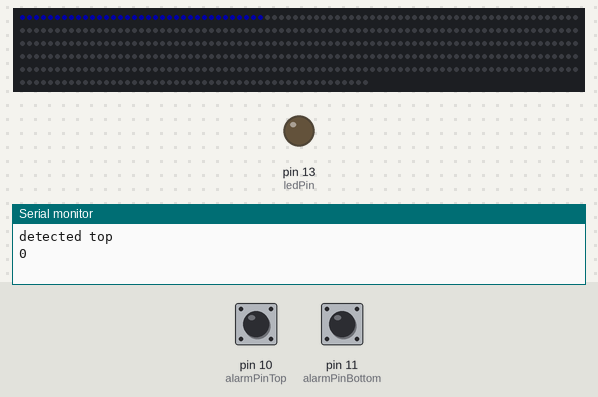
A sketch run on a simulated Arduino Uno, built with avr-gcc and run on an emulated ATmega328P. Parts: 450 RGB LEDs in strip order, left to right, continuing on the next row, output pins drawn as LEDs (lit = HIGH), the last lines printed to the serial monitor. The test bench sets the inputs (shaded band); at power-on: pin 10 (alarmPinTop) HIGH, pin 11 (alarmPinBottom) HIGH. Dim RGB values are drawn brighter than linear.

Above: at 0.37 s.
At 1.2 s:
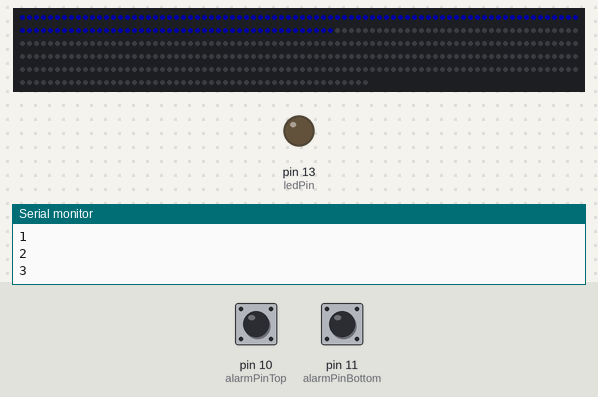
At 2.29 s:
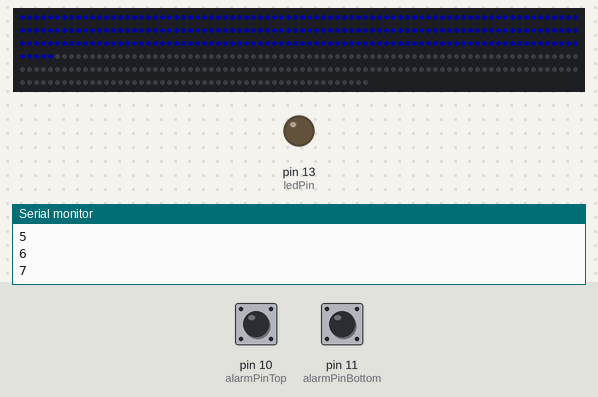
At 3.11 s:
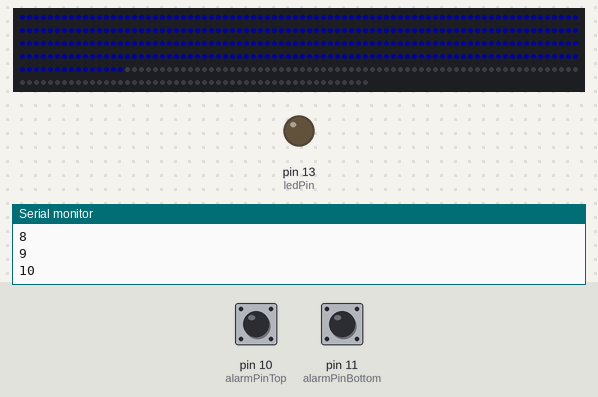
At 4.1 s:
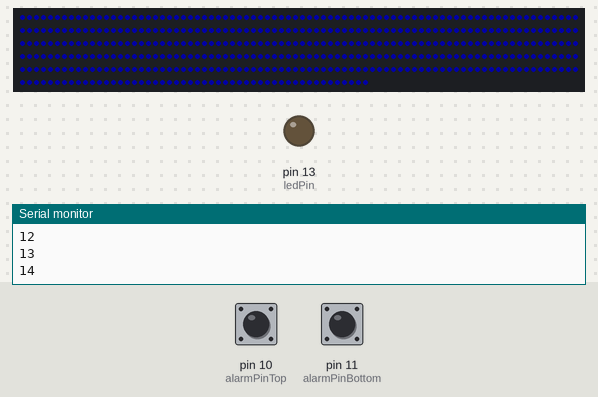

The sketch:

stair_lights_w_motion_BLUE.ino
```cpp
// Edit by Serge Niko June 2015

#include <Adafruit_NeoPixel.h>

#define PIN 6

// Parameter 1 = number of pixels in strip
// Parameter 2 = Arduino pin number (most are valid)
// Parameter 3 = pixel type flags, add together as needed:
//   NEO_KHZ800  800 KHz bitstream (most NeoPixel products w/WS2812 LEDs)
//   NEO_KHZ400  400 KHz (classic 'v1' (not v2) FLORA pixels, WS2811 drivers)
//   NEO_GRB     Pixels are wired for GRB bitstream (most NeoPixel products)
//   NEO_RGB     Pixels are wired for RGB bitstream (v1 FLORA pixels, not v2)

Adafruit_NeoPixel strip = Adafruit_NeoPixel(450, PIN, NEO_GRB + NEO_KHZ800);

// IMPORTANT: To reduce NeoPixel burnout risk, add 1000 uF capacitor across
// pixel power leads, add 300 - 500 Ohm resistor on first pixel's data input
// and minimize distance between Arduino and first pixel.  Avoid connecting
// on a live circuit...if you must, connect GND first.

// Set up Variables
 unsigned long timeOut=60000; // timestamp to remember when the PIR was triggered.
 int downUp = 0;              // variable to rememer the direction of travel up or down the stairs
 int alarmPinTop = 10;        // PIR at the top of the stairs
 int alarmPinBottom =11;      // PIR at the bottom of the stairs
 int alarmValueTop = LOW;    // Variable to hold the PIR status
 int alarmValueBottom = LOW; // Variable to hold the PIR status
 int ledPin = 13;           // LED on the arduino board flashes when PIR activated
 int LDRSensor = A0;        // Light dependant resistor
 int LDRValue = 0;          // Variable to hold the LDR value
 int colourArray[350];      // An array to hold RGB values
 int change = 1;            // used in 'breathing' the LED's
 int breathe = 0;           // used in 'breathing' the LED's


void setup() {
   strip.begin();
   strip.setBrightness(40); //adjust brightness here
   strip.show(); // Initialize all pixels to 'off'
   Serial.begin (9600);  // only requred for debugging
   pinMode(ledPin, OUTPUT);  // initilise the onboard pin 13 LED as an indicator
   pinMode(alarmPinTop, INPUT_PULLUP);     // for PIR at top of stairs initialise the input pin and use the internal restistor
   pinMode(alarmPinBottom, INPUT_PULLUP);  // for PIR at bottom of stairs initialise the input pin and use the internal restistor
   delay (200); // it takes the sensor 2 seconds to scan the area around it before it can 2000 was default
   //detect infrared presence.

}

 void loop() {

 //   if (timeOut+15700 < millis()) {        // idle state - 'breathe' the top and bottom LED to show program is looping
//       uint32_t blue = (0, 0, breathe);
//       breathe = breathe + change;
//       strip.setPixelColor(0, blue);
//       strip.setPixelColor(34, blue);
//       strip.setPixelColor(35, blue);
//       strip.setPixelColor(69, blue);
//       strip.setPixelColor(70, blue);
//       strip.setPixelColor(104, blue);
//       strip.setPixelColor(105, blue);
//       strip.setPixelColor(139, blue);
 //      strip.setPixelColor(140, blue);
 //      strip.setPixelColor(174, blue);
//       strip.setPixelColor(175, blue);
//       strip.setPixelColor(209, blue);
 //      strip.setPixelColor(210, blue);
   //    strip.setPixelColor(244, blue);
     //  strip.setPixelColor(245, blue);
   //    strip.setPixelColor(279, blue);
  //     strip.setPixelColor(280, blue);
  //     strip.setPixelColor(314, blue);
  //     strip.setPixelColor(315, blue);
  //     strip.setPixelColor(349, blue);
  //     strip.setPixelColor(350, blue);
 //      strip.setPixelColor(384, blue);
 //      strip.setPixelColor(385, blue);
  //     strip.setPixelColor(419, blue);
 //      strip.setPixelColor(420, blue);
 //      strip.setPixelColor(454, blue);
 //      strip.setPixelColor(455, blue);
 //      strip.setPixelColor(489, blue);
 //      strip.setPixelColor(490, blue);
 //      strip.setPixelColor(524, blue);
  //     strip.show();
  //     if (breathe == 100 || breathe == 0) change = -change;      // breathe the LED from 0 = off to 100 = fairly bright
  //     if (breathe == 100 || breathe == 0); delay (100);           // Pause at beginning and end of each breath
  //     delay(10);


 // }

    alarmValueTop = digitalRead(alarmPinTop);    // Constantly poll the PIR at the top of the stairs
    //Serial.println(alarmPinTop);
    alarmValueBottom = digitalRead(alarmPinBottom);  // Constantly poll the PIR at the bottom of the stairs
    //Serial.println(alarmPinBottom);

    if (alarmValueTop == HIGH && downUp != 2)  {      // the 2nd term allows timeOut to be contantly reset if one lingers at the top of the stairs before decending but will not allow the bottom PIR to reset timeOut as you decend past it.
      timeOut=millis();  // Timestamp when the PIR is triggered.  The LED cycle wil then start.
      downUp = 1;
      //clearStrip();
      topdown();         // lights up the strip from top down
    }

    if (alarmValueBottom == HIGH && downUp != 1)  {    // the 2nd term allows timeOut to be contantly reset if one lingers at the bottom of the stairs before decending but will not allow the top PIR to reset timeOut as you decend past it.
      timeOut=millis();    // Timestamp when the PIR is triggered.  The LED cycle wil then start.
      downUp = 2;
      //clearStrip();
      bottomup();         // lights up the strip from bottom up
    }

    if (timeOut+10000 < millis() && timeOut+15000 < millis()) {    //switch off LED's in the direction of travel.
       if (downUp == 1) {
          colourWipeDown(strip.Color(0, 0, 0), 100); // Off
       }
       if (downUp == 2)  {
        colourWipeUp(strip.Color(0, 0, 0), 100);   // Off
       }
      downUp = 0;

    }


}

 void topdown() {
    Serial.println ("detected top");                  // Helpful debug message
    colourWipeDown(strip.Color(0, 0, 255), 255 );  // Warm White - RGB - then 4th number is delay
    //for(int i=0; i<3; i++) {                        // Helpful debug indication flashes led on Arduino board twice
      //digitalWrite(ledPin,HIGH);
      delay(1000);
      //digitalWrite(ledPin,LOW);
      //delay(1000);
    //}
 }


 void bottomup() {
    Serial.println ("detected bottom");            // Helpful debug message
    colourWipeUp(strip.Color(200, 0, 0), 50);  // Warm White
    //for(int i=0; i<3; i++) {                     // Helpful debug indication flashes led on Arduino board twice
      //digitalWrite(ledPin,HIGH);
      delay(1000);
      //digitalWrite(ledPin,LOW);
      //delay(200);
    //}
  }

 // Fade light each step strip
 void colourWipeDown(uint32_t c, uint16_t wait) {

  for (uint16_t j = 0; j < 15; j++){
  int start = strip.numPixels()/15 *j;
  Serial.println(j);

        for (uint16_t i = start; i < start + 35; i++){
  	strip.setPixelColor(i, c);
        }
     	strip.show();
  delay(wait);
  }

 }


void clearStrip(){
  for (int l=0; l<strip.numPixels(); l++){
    strip.setPixelColor(l, (0,0,0));
  }

}
 // Fade light each step strip
 void colourWipeUp(uint32_t c, uint16_t wait) {
   for (uint16_t j = 15; j > 0; j--){
   int start = strip.numPixels()/15 *j;
   Serial.println(j);
      //start = start-1;
          for (uint16_t i = start; i > start - 35; i--){
    	    strip.setPixelColor(i-1, c);
         }
          strip.show();
  delay(wait);
  }

 }
```
